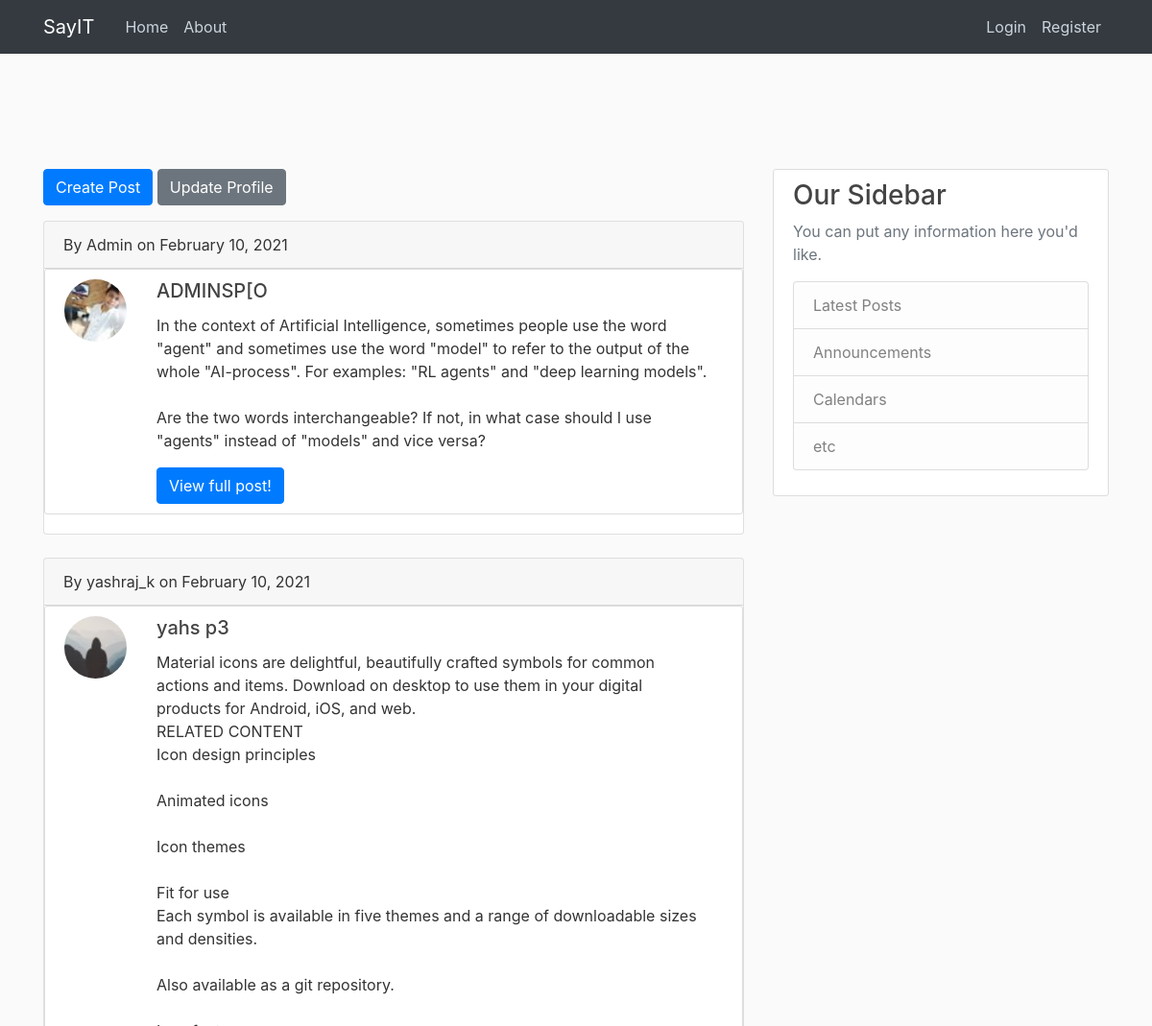
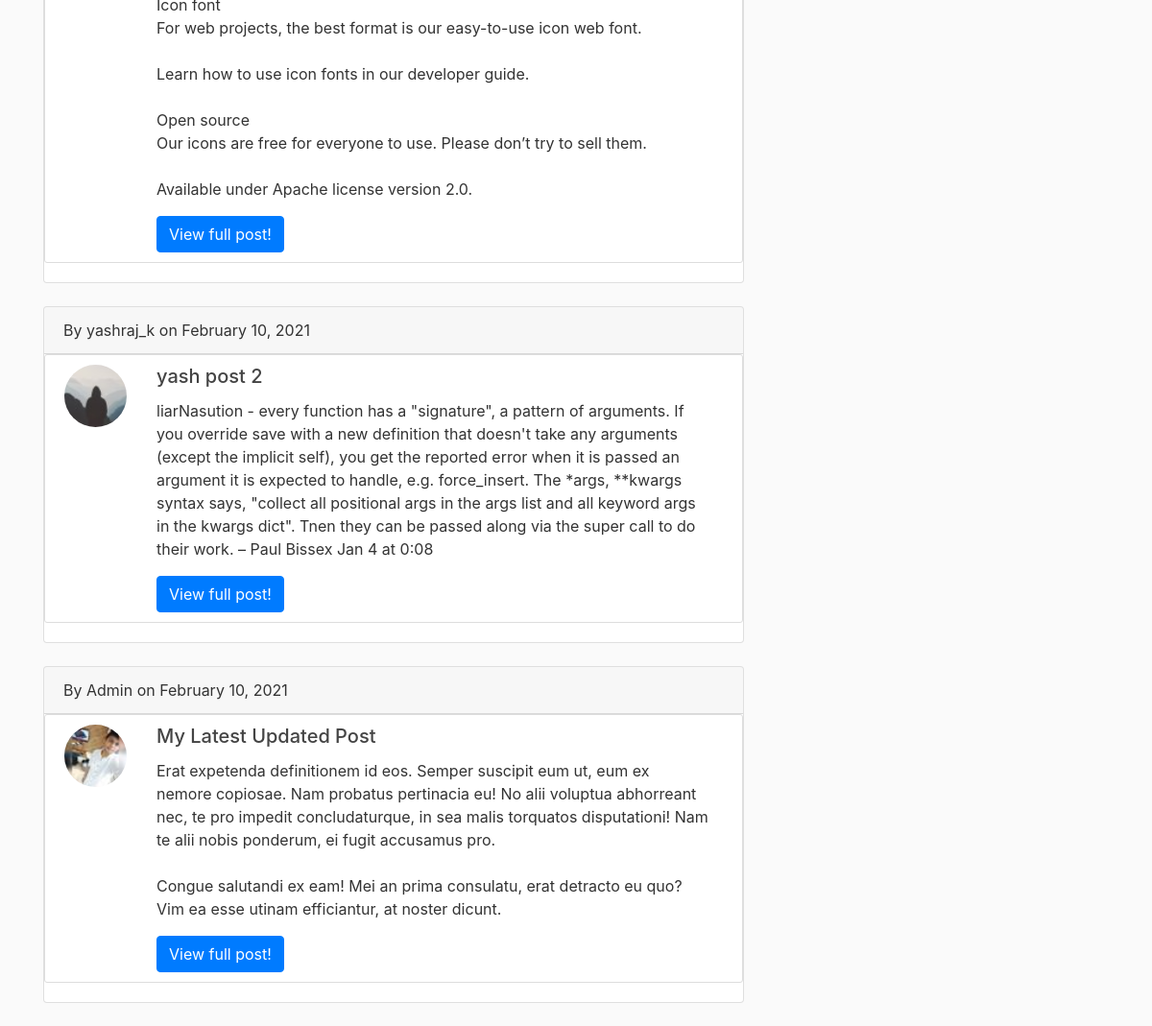
The page / on the database its author committed (2 pictures, top to bottom).
### blog_app/models.py (models this page shows, shortened)
class Post(models.Model):
    title = models.CharField(max_length=100)
    content = models.TextField()
    date_posted = models.DateTimeField(default=timezone.now)
    author = models.ForeignKey(User, on_delete=models.CASCADE)
    likes = models.ManyToManyField(User, related_name='blogpost_like')

### users/models.py (models this page shows, shortened)
class Profile(models.Model):
    user = models.OneToOneField(User, on_delete=models.CASCADE)
    image = models.ImageField(default='default.jpg', upload_to='profile_pics')

### blog_app/views.py (the view)
# urls.py: path('', PostListView.as_view(), name='blog-home'),
class PostListView(ListView):
    model = Post
    template_name='blog_app/home.html' # <app>/<model>_<viewtype>
    context_object_name = 'posts'
    ordering = ['-date_posted']
    paginate_by = 4

### blog_app/templates/blog_app/home.html
{% extends "blog_app/base.html" %}
{% block content %}
    <div class="form-group">
        <a class="btn btn-primary" href="{% url 'post-create' %}">Create Post</a>
        <a class="btn btn-secondary" href="{% url 'profile' %}">Update Profile</a>
    </div>
    {% for post in posts %}
        <div class="card text-left">
            <div class="card-header">
            By {{ post.author }} on {{ post.date_posted|date:"F d, Y" }}
            </div>
            <div class="card-body media content-section">
                    <div>
                    <img class="rounded-circle article-img" src="{{ post.author.profile.image.url }}">
                    </div>
                    <div class="media-body col-sm-11">
                        <h5 class="card-title">{{ post.title }}</h5>
                        <p class="card-text article-content">{{ post.content }}</p>
                        <a href="{% url 'post-detail' post.id%}" class="btn btn-primary">View full post!</a>
                    </div>
            </div>
        </div>
        <br>
    {% endfor %}
{%  endblock content %}

### blog_app/templates/blog_app/base.html (shortened to what this page needs)
{% load static %}
<!DOCTYPE html>
<html lang="en">
  <head>
    <link
      rel="stylesheet"
      href="https://maxcdn.bootstrapcdn.com/bootstrap/4.0.0/css/bootstrap.min.css"
    />
    <link rel="stylesheet" type="text/css" href="{% static 'blog/main.css' %}">
  </head>
  <body>
    <header class="site-header">
      <nav class="navbar navbar-expand-md navbar-dark bg-dark fixed-top">
        <div class="container">
          <a class="navbar-brand mr-4" href="{% url 'blog-home' %}">SayIT</a>
          <div class="collapse navbar-collapse" id="navbarToggle">
            <div class="navbar-nav mr-auto">
              <a class="nav-item nav-link" href="{% url 'blog-home' %}">Home</a>
              <a class="nav-item nav-link" href="{% url 'blog-about' %}">About</a>
            </div>
            <div class="navbar-nav">
              {% if user.is_authenticated %}
                <a class="nav-item nav-link" href="{% url 'profile' %}">{{ user }}</a>
                <a class="nav-item nav-link" href="{% url 'logout' %}">Logout</a>
              {% else %}
                <a class="nav-item nav-link" href="{% url 'login' %}">Login</a>
                <a class="nav-item nav-link" href="{% url 'register' %}">Register</a>
              {% endif %}
            </div>
          </div>
        </div>
      </nav>
    </header>
    <br><br><br><br>
    <main role="main" class="container">
        <div class="row">
          <div class="col-md-8">
            {% block content %}{% endblock %}
          </div>
          <div class="col-md-4">
            <div class="content-section">
              <h3>Our Sidebar</h3>
              <p class='text-muted'>You can put any information here you'd like.
                <ul class="list-group">
                  <li class="list-group-item list-group-item-light">Latest Posts</li>
                  <li class="list-group-item list-group-item-light">Announcements</li>
                  <li class="list-group-item list-group-item-light">Calendars</li>
                  <li class="list-group-item list-group-item-light">etc</li>
                </ul>
              </p>
            </div>
          </div>
        </div>
      </main>
  </body>
</html>

### blog_app/static/blog_app/main.css (style rules this page uses)
body { background: #fafafa; color: #333333; margin-top: 5rem; }
h1, h2, h3, h4, h5, h6 { color: #444444; }
ul { margin: 0; }
.site-header .navbar-nav .nav-link { color: #cbd5db; }
.content-section { background: #ffffff; padding: 10px 20px; border: 1px solid #dddddd; border-radius: 3px; margin-bottom: 20px; }
.article-content { white-space: pre-line; }
.article-img { height: 65px; width: 65px; margin-right: 16px; }

### rows shown on the page
Post: author "Admin", date_posted "February 10, 2021", author.profile.image (picture), title "ADMINSP[O", content "In the context of Artificial Intelligence, sometimes people use the word \"agent\" and sometimes use the word \"model\" to refer to the output of the whole \"AI-process\". For examples: \"RL agents\" and \"deep learning models\". Are the two words interchangeable? If not, in what case should I use \"agents\" instead of \"models\" and vice versa?"
Post: author "yashraj_k", date_posted "February 10, 2021", author.profile.image (placeholder picture), title "yahs p3", content "Material icons are delightful, beautifully crafted symbols for common actions and items. Download on desktop to use them in your digital products for Android, iOS, and web. RELATED CONTENT Icon design principles Animated icons Icon themes Fit for use Each symbol is available in five themes and a range of downloadable sizes and densities. Also available as a git repository. Icon font For web projects, the best format is our easy-to-use icon web font. Learn how to use icon fonts in our developer guide. Open source Our icons are free for everyone to use. Please don’t try to sell them. Available under Apache license version 2.0."
Post: author "yashraj_k", date_posted "February 10, 2021", author.profile.image (placeholder picture), title "yash post 2", content "liarNasution - every function has a \"signature\", a pattern of arguments. If you override save with a new definition that doesn't take any arguments (except the implicit self), you get the reported error when it is passed an argument it is expected to handle, e.g. force_insert. The *args, **kwargs syntax says, \"collect all positional args in the args list and all keyword args in the kwargs dict\". Tnen they can be passed along via the super call to do their work. – Paul Bissex Jan 4 at 0:08"
Post: author "Admin", date_posted "February 10, 2021", author.profile.image (picture), title "My Latest Updated Post", content "Erat expetenda definitionem id eos. Semper suscipit eum ut, eum ex nemore copiosae. Nam probatus pertinacia eu! No alii voluptua abhorreant nec, te pro impedit concludaturque, in sea malis torquatos disputationi! Nam te alii nobis ponderum, ei fugit accusamus pro. Congue salutandi ex eam! Mei an prima consulatu, erat detracto eu quo? Vim ea esse utinam efficiantur, at noster dicunt."
